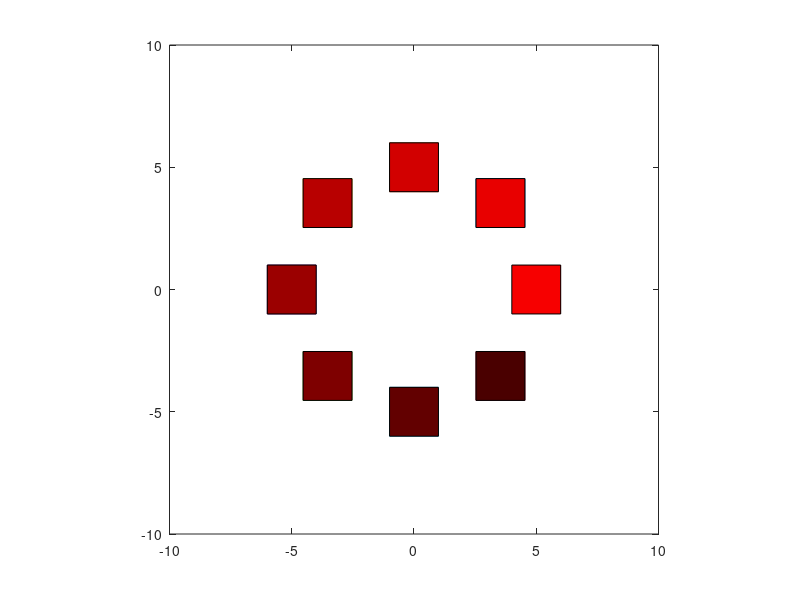

MATLAB code for this plot:
clear variables; close all; clc
red_shade = [1, 0, 0]

for i = 1:1:8
    %remember from best practice, x and y coordinate we manage it in a
    %matrix
    square = [1, -1, -1, 1, 1;
        1, 1, -1, -1, 1];
    radius = 5;
    %i got the pattern below by writing on a piece of paper and see how i
    %is related to each increment of angle theta
    theta = pi * (i - 1) / 4;

    %fprintf("%.6f\n", angle)
    x_offset = radius * cos(theta);
    y_offset = radius * sin(theta);
    %r is the vector from origin to the center of square
    r = [x_offset; 
        y_offset];
    square = square + r;
    plot(square(1,:), square(2,:))

    %change the shade of red according to each loop index, i.
    %max rgb value is 1. eg: [1, 1, 1]
    %red_shade(1) = red_shade(1) - red_shade(1) / 8
    fprintf("%d", i)
    red_shade = red_shade - (i / 32) * red_shade
    fill(square(1,:), square(2,:), red_shade)
    hold on
end

xlim([-10, 10])
ylim([-10, 10])
%make axis aspect ratio equal
axis equal
hold off